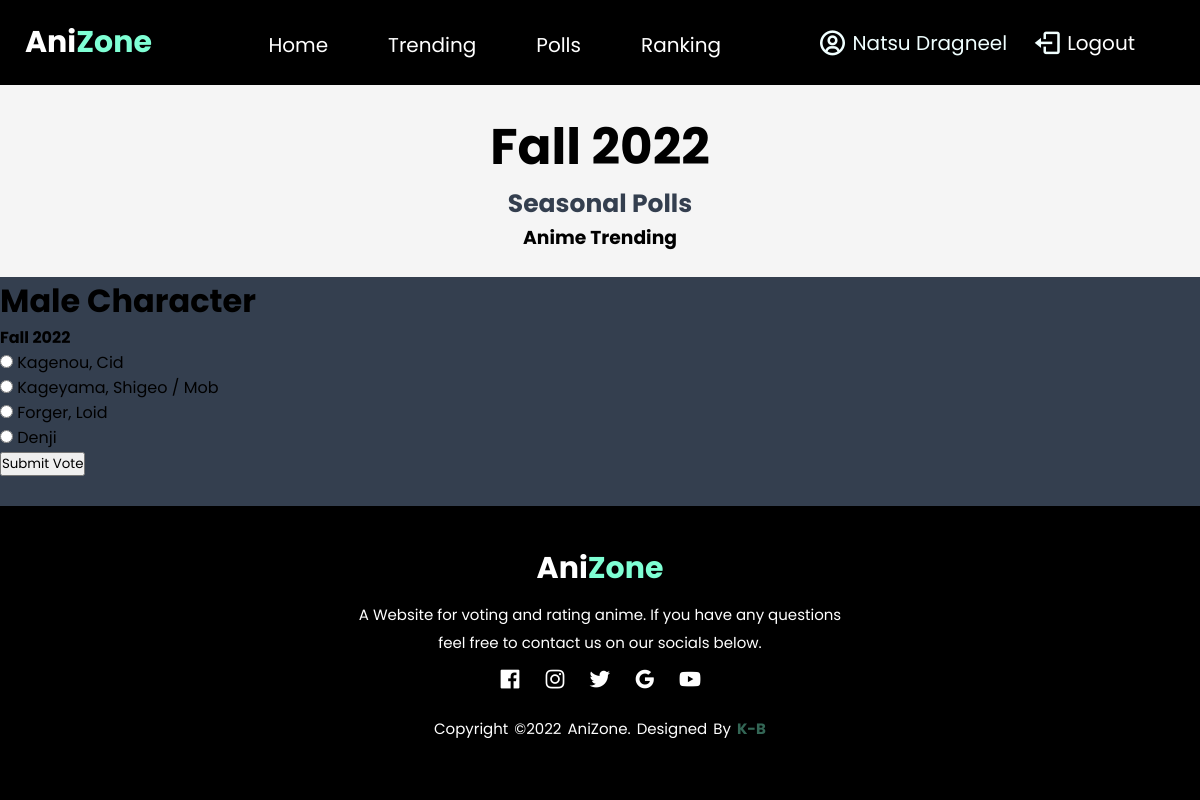
The page /polls/season-polls.php?poll=2 (signed in) on the database its author committed.
### tables this page shows
CREATE TABLE `polls` (
  `id` int(11) NOT NULL,
  `title` varchar(255) NOT NULL,
  `season` varchar(255) NOT NULL
);

CREATE TABLE `polls_choices` (
  `id` int(11) NOT NULL,
  `anime_name` varchar(255) NOT NULL,
  `description` text NOT NULL,
  `poll` int(11) NOT NULL
);

### polls/season-polls.php (the view, shortened to what this page needs)
<?php
    require_once '../includes/header.php';
    require_once '../includes/topnav.php';
    require_once '../classes/basic.database.php';
    if(!isset($_GET['poll'])){
        header('location: ../user/userpage.php');
    } else{
        $id =(int)$_GET['poll'];
        $pollQuery = $db->prepare("SELECT id, title, season FROM polls WHERE id = :poll");
        $pollQuery->execute([
            'poll' => $id
        ]);
        $poll = $pollQuery->fetchOBject();
    }
    $choicesQuery = $db->prepare("SELECT polls.id, polls_choices.id AS choice_id, polls_choices.anime_name, polls_choices.description FROM
    polls JOIN polls_choices ON polls.id = polls_choices.poll WHERE polls.id = :poll");
    $choicesQuery->execute([
        'poll' => $id
    ]);
    while($row = $choicesQuery->fetchObject()){
        $choices[] = $row;
    }
?>
<div class="seasonal-title">
        <div class="seasonal-description">
            <h1>Fall 2022</h1>
            <h2>Seasonal Polls</h2>
            <h3>Anime Trending</h3>
        </div>
</div>
<div class="poll-wraper">
    <?php if (!$poll): ?>
        <div class="error-poll">
            <h2>That poll doesn't exist!</h2>
        </div>
    <?php else: ?>
        <div class="polls">
            <div class="poll-title">
                <h1><?php echo $poll->title ;?></h1>
                <h4><?php echo $poll->season ;?></h4>
            </div>
            <?php if(!empty($choices)): ?>
            <form action="vote.php" method="post">
                <div class="poll-options">
                    <?php foreach($choices as $index => $choice):?>
                        <div class="poll-option">
                            <input type="radio" name="choice" value="<?php $choice->choice_id; ?>"
                            id="c<?php echo $index; ?>">
                            <label for="c<?php echo $index; ?>"><?php echo $choice->anime_name; ?></label>
                        </div>
                    <?php endforeach;?>
                    <input type="submit" value="Submit Vote">
            </form>
            <?php else: ?>
                <div class="choices-error">
                    <h1>There are no choices right now</h1>
                </div>
            <?php endif; ?>
        </div>
    <?php endif;?>
</div>
<?php
    require_once '../includes/footer.php';
?>

### css/style.css (style rules this page uses)
* { padding: 0; margin: 0; box-sizing: border-box; font-family: 'Poppins', sans-serif; text-decoration: none; }
body { background: #343F4F; }
.seasonal-title { width: 100%; padding: 25px; background: whitesmoke; }
.seasonal-title .seasonal-description { text-align: center; padding: 0; margin: 0; }
.seasonal-description h1 { font-size: 50px; font-weight: bolder; }
.seasonal-description h2 { font-size: 25px; font-weight: bolder; color: #343F4F; }

### rows shown on the page
polls: title "Male Character", season "Fall 2022", polls_choices.anime_name "Kagenou, Cid", polls_choices.anime_name "Kageyama, Shigeo / Mob", polls_choices.anime_name "Forger, Loid", polls_choices.anime_name "Denji"

### other values the page prints
$_SESSION['fullname'] "Natsu Dragneel"
